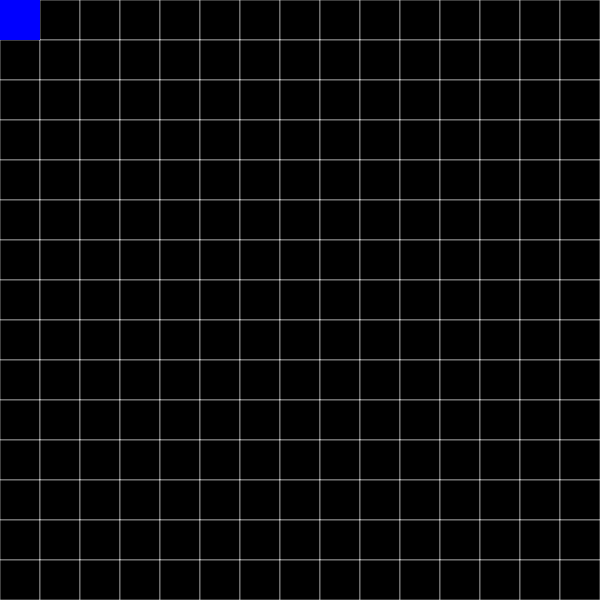
Frame 1 (no input)
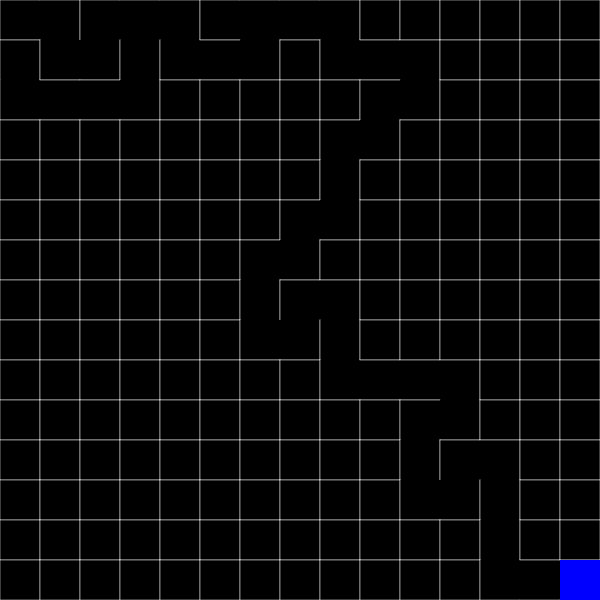
Frame 60 (no input)
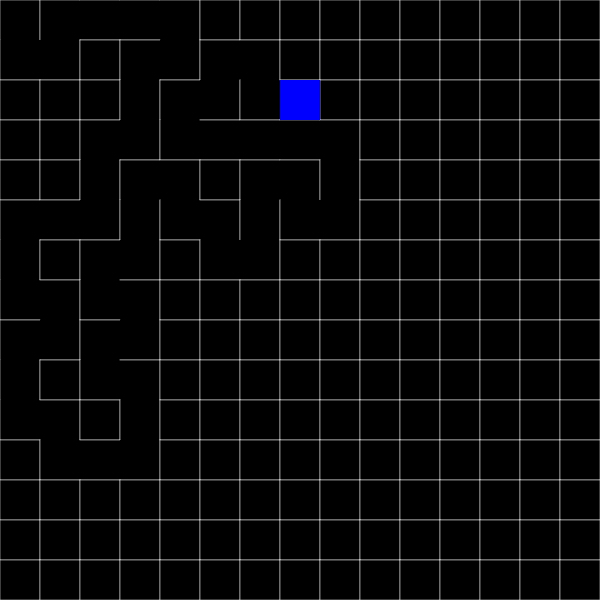
Frame 120 (the mouse pressed at the canvas centre since frame 60)

The p5.js sketch that drew these frames (run headless with seeded random() and noise() and a simulated clock; from frame 60 on, the mouse is pressed at the canvas centre):

// p5.js sketch
// ── sketch.js
var w, h;
var rows, cols;
var sqSide;
var starting,ending;
var mazeSolver;
var sol;
var r;
let radio;
function setup() {

  createCanvas(600, 600);
  radio = createRadio();
  radio.option('1', 'Depth First Search');
  radio.option('2', 'Breadh First Search');
  radio.option('3', 'A* Search');
  radio.style('width', '3000px');
  radio.selected('2');
  textAlign(CENTER);
  restart();

}
// TEST GIT
function test(){
  console.log("TEST");
  // testing git
}
function restart(){
  r=0;
  drewMaze=false;
  solved=false;
  sqSide =40;
  w = width;
  h = width;
  mazeSolver=new MazeSolver();
  maze = [];
  rows = Math.floor(w / sqSide);
  cols = Math.floor(h / sqSide);
 
  for (var i = 0; i < rows; i++) {
    for (var j = 0; j < cols; j++) {
      maze.push(new Cell(i, j,sqSide));
      mazeSolver.solutionList.push(0);
    }
    mazeSolver.solutionList[0]=null;
  }
  current=maze[0];
  current.discovered=true;
  starting=maze[Math.floor(random(0,maze.length-1))];
  mazeSolver.stackFrontier.add(starting);
  mazeSolver.queueFrontier.add(starting);
  mazeSolver.pqFrontier.add(starting);
  ending=maze[Math.floor(random(0,maze.length-1))];
  sol=ending.index
}

function draw() {
  background(0);
  drawMaze();
  if(drewMaze){
    
  starting.start=true;
  ending.end=true;
    frameRate(20);
    if(radio.value()==1){
      mazeSolver.solveDFS();
    }else if(radio.value()==2){
      mazeSolver.solveBFS();
    }else{
      mazeSolver.solveAstar();
    }
    }else{
      frameRate(60);
    }
  
  if(solved){drawSolution();}
    
}

function mousePressed(){
  restart();
}

// ── Cell.js
class Cell {
  
  constructor(i, j, side) {
    this.i = i;
    this.j = j;
    this.walls = [true, true, true, true];
    this.side = side;
    this.discovered = false;
    this.visited = false;
    this.curx = this.j * this.side;
    this.cury = this.i * this.side;
  }
  showSquare() {

    this.isdiscoveredCell();
    this.isvisitedCell();
    stroke(255, 255, 255);
    strokeWeight(0.5);
    //top : 0 , left : 1, bottom : 2 , right : 3
    if (this.walls[0]) {
      line(this.curx, this.cury, this.curx + this.side, this.cury);
    }
    if (this.walls[1]) {
      line(this.curx, this.cury, this.curx, this.cury + this.side);
    }
    if (this.walls[2]) {
      line(this.curx, this.cury + this.side, this.curx + this.side, this.cury + this.side);
    }
    if (this.walls[3]) {
      line(this.curx + this.side, this.cury, this.curx + this.side, this.cury + this.side);
    }
  }
  isdiscoveredCell() {
    if (this.discovered == true) {
      noStroke();

      fill(0);
      square(this.curx, this.cury, this.side);
    } else {
      noStroke();
      fill(0);
      square(this.curx, this.cury, this.side);
    }
  }
  isvisitedCell(){
    if(this.visited){
      noStroke();
      fill(0,255,0);
      square(this.curx,this.cury,this.side);
    }

  }
  hunter(){
    noStroke();
    fill(0,0,255);
    square(this.curx,this.cury,this.side);
  }

  neighbourCells() {
    var neighbors = [];
    if (this.top() && maze[this.top()].discovered != true) {
      neighbors.push(maze[this.top()]);
    }
    if (this.bottom() && maze[this.bottom()].discovered != true) {
      neighbors.push(maze[this.bottom()]);
    }

    if (this.left() && maze[this.left()].discovered != true) {
      neighbors.push(maze[this.left()]);
    }
    if (this.right() && maze[this.right()].discovered != true) {
      neighbors.push(maze[this.right()]);
    }
    var next = neighbors[int(random(0, neighbors.length))];

    return next;
  }


  top() {
    if (this.i - 1 >= 0) {
      return this.j + (this.i - 1) * cols;
    }
    return false;
  }
  bottom() {
    if (this.i + 1 < rows) {
      return this.j + (this.i + 1) * rows;
    }
    return false;
  }
  left() {
    if (this.j - 1 >= 0) {
      return this.j - 1 + this.i * rows;
    }
    return false;
  }
  right() {
    if (this.j + 1 < cols) {
      return this.j + 1 + this.i * rows;
    }

    return false;
  }

  dfsNeighbours() {
    var avlNeighbours = [];
    if (this.top() && !this.walls[0] && maze[this.top()].visited==false) {
      avlNeighbours.push(maze[this.top()]);
    } if (this.bottom() && !this.walls[2] && maze[this.bottom()].visited==false) {
      avlNeighbours.push(maze[this.bottom()]);
    } if (this.left() && !this.walls[1]&&maze[this.left()].visited==false) {
      avlNeighbours.push(maze[this.left()]);
    } if (this.right() && !this.walls[3]&&maze[this.right()].visited==false) {
      avlNeighbours.push(maze[this.right()]);
    }
    return avlNeighbours;
  }
}

// ── MazeSolver.js
class MazeSolver{
    constructor(){
        this.solved=false;
        this.stackFrontier=new StackFrontier();
        this.queueFrontier=new QueueFrontier();
        this.pqFrontier= new PQMinHeap();
        this.solutionList=[]
    }

    
 solveDFS(){
    if(!solved)
    {
      if(!this.stackFrontier.empty()){
      var node = this.stackFrontier.remove();
      node.hunter();
      node.visited=true;
      
      if(node==ending){
        solved=true;
      }
        var neighbors=node.dfsNeighbours();
        for(var counter=0;counter<neighbors.length;counter++){
          this.stackFrontier.add(neighbors[counter]);
          this.solutionList[neighbors[counter].index]=node.index;
      }
    }}
  
  }
  
  
   solveAstar(){
    if(!solved){
      if(!this.pqFrontier.empty()){
        var node=this.pqFrontier.remove();
        node.visited=true;
        node.hunter();
        if(node == ending){
          solved=true;
        }
        var neighbors=node.dfsNeighbours();
        for(var counter=0;  counter<neighbors.length  ; counter++){
          neighbors[counter].getFcost(starting,ending);
          this.pqFrontier.add(neighbors[counter]);
  
          this.solutionList[neighbors[counter].index]=node.index;
  
        }
      }
    }
  }
  
   solveBFS(){
    if(!solved){
      if(!this.queueFrontier.empty()){
        var node =this.queueFrontier.frontier[0];
        this.queueFrontier.remove(); 
        node.visited=true;
    
        node.hunter();
        if(node==ending){
          solved=true;
        }
        var neighbors=node.dfsNeighbours();
  
        for(var counter=0;  counter<neighbors.length  ; counter++){
          this.queueFrontier.add(neighbors[counter]);
  
          this.solutionList[neighbors[counter].index]=node.index;
  
        }
  
      }
  
    }
  }
  
}
// ── drawer.js
var maze;
var current;
var drewMaze;

function drawSolution(){


    maze[sol].solCell=true;
    if(mazeSolver.solutionList[sol]!= 0){
      
      maze[mazeSolver.solutionList[sol]].solCell=true;
      sol=mazeSolver.solutionList[sol];
    }
  
  }
  
  function drawMaze(){
    
    for (var x = 0; x < maze.length; x++) {
      maze[x].showSquare();
    }
    if(!drewMaze){
      current.hunter();
      var next=current.neighbourCells();  
      if(next){
      wallRemover(next);
      current=next;
    }else{
       checkEndMaze();
  
    }
  }
  }
  
  function wallRemover(next){
    next.discovered=true; 
    if(maze[next.top()]==current){
      next.walls[0]=false;
      current.walls[2]=false;
    } else if (maze[next.bottom()]==current){
      next.walls[2]=false;
      current.walls[0]=false;
    }else if (maze[next.left()]==current){
      next.walls[1]=false;
      current.walls[3]=false;
    }else{
      next.walls[3]=false;
      current.walls[1]=false;
    }
  }
  
  function checkEndMaze(){
    if(r<maze.length-1){
      r+=1;
      current=maze[r];
    }else{
      drewMaze=true;
    }
  }
  
  
  
  
// ── frontierDS.js
class StackFrontier{
    constructor(){
        this.frontier=[];
    }
    empty(){
        if(this.frontier.length==0){
            return true;
        }
        return false;
    }
    add(node){
        this.frontier.push(node);
    }
    remove(){
        if(this.frontier.length>0){
            return this.frontier.pop();
        }else{
            print('empty frontier');
        }
    }
}


class QueueFrontier extends StackFrontier {
        constructor(){
            super();
        }
        // override remove
        remove(){
            if(this.frontier.length>0){
                this.frontier=this.frontier.splice(1);
            }else{
                print('empty frontier');
            }
        }
}


class PQMinHeap{
    constructor(){
        this.heap=[null];
    }
    swap(a,b){
        var temp=this.heap[a];
        this.heap[a]=this.heap[b];
        this.heap[b]=temp;
    }
    add(cell){
        var i=this.heap.length-1;
        this.heap.push(cell);
        console.log(cell.fCost);
        
        while(i>1 && this.heap[i].fCost<this.heap[Math.floor(i/2)].fCost){
            this.swap(Math.floor(i/2),i);
            i=Math.floor(i/2);
        }
    }
    remove(){
        var i=1;
        this.swap(this.heap.length-1,i);

    
        while( ((i>1 && 2*i+1<this.heap.length) && this.heap[i].fCost>this.heap[(2*i+1)].fCost) || ((i>1 && 2*i < this.heap.length)&&this.heap[i].fCost>this.heap[(2*i)].fCost)){
            if(this.heap[2*i + 1].fCost>this.heap[(2*i)].fCost){
                this.swap(i,(2*i));
                i=(2*i );
            }else if(this.heap[2*i + 1].fCost<this.heap[(2*i)].fCost){
                this.swap(i,(2*i +1 ));
                i=2*i +1 ;
            }else{
                this.swap(i,(2*i +1 ));
                i=2*i +1 ;
            }
        }
        return this.heap.pop();

    }
    empty(){
        if(this.heap.length==1){
            return true;
        }else{
            return false;
        }
    }
}
